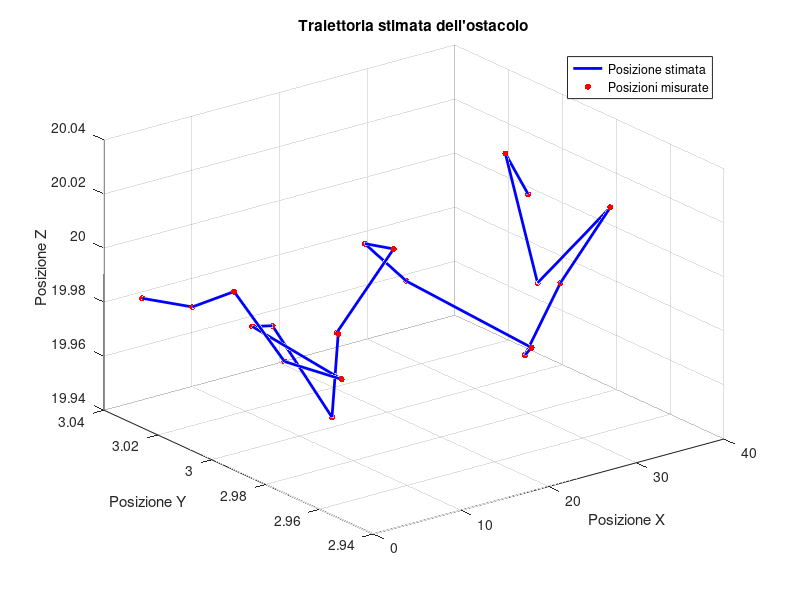
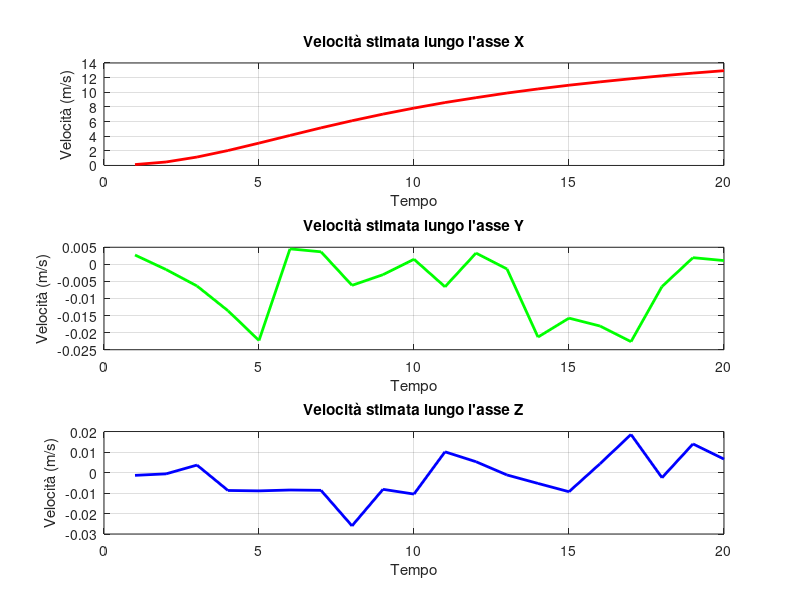

Here is the MATLAB script that generated these plots, in order:
% Parametri
dt = 0.1;  % intervallo di tempo (secondi)
Q = diag([0.1, 0.1, 0.1, 0.01, 0.01, 0.01]);  % covarianza del processo
R = diag([0.5, 0.5, 0.5]);  % covarianza della misura

% Matrice di transizione di stato A
A = [1, 0, 0, dt, 0, 0;
     0, 1, 0, 0, dt, 0;
     0, 0, 1, 0, 0, dt;
     0, 0, 0, 1, 0, 0;
     0, 0, 0, 0, 1, 0;
     0, 0, 0, 0, 0, 1];

% Matrice di osservazione H
H = [1, 0, 0, 0, 0, 0;
     0, 1, 0, 0, 0, 0;
     0, 0, 1, 0, 0, 0];

% Inizializzazione
x = [0; 3; 20; 0; 0; 0];  % stato iniziale (posizione e velocità)
P = eye(6);       % covarianza iniziale

% Simulazione delle misure e stima
num_steps = 20;  % numero di passi temporali
positions = zeros(num_steps, 3);  % matrice per salvare le posizioni stimate
velocities = zeros(num_steps, 3);  % matrice per salvare le velocità stimate

for k = 1:num_steps
    % Predizione
    x_pred = A * x;  % stima predetta dello stato
    P_pred = A * P * A' + Q;  % predizione della covarianza

    % Simulazione della misurazione (posizione con rumore)
    z = [2*k; 3; 20] + randn(3, 1) * 0.05;  % posizione simulata con rumore

    % Correzione
    y = z - H * x_pred;  % innovazione (errore di misura)
    S = H * P_pred * H' + R;  % matrice di innovazione
    K = P_pred * H' / S;  % guadagno di Kalman

    x = x_pred + K * y;  % aggiornamento dello stato
    P = (eye(6) - K * H) * P_pred;  % aggiornamento della covarianza

    % Salvataggio delle posizioni e velocità stimate
    positions(k, :) = x(1:3)';  % salva la posizione stimata (componente 1, 2, 3)
    velocities(k, :) = x(4:6)';  % salva la velocità stimata (componente 4, 5, 6)
end

% Plot della posizione stimata in 3D
figure;
plot3(positions(:, 1), positions(:, 2), positions(:, 3), 'b-', 'LineWidth', 2);
hold on;
scatter3(positions(:, 1), positions(:, 2), positions(:, 3), 20, 'r', 'filled');
xlabel('Posizione X');
ylabel('Posizione Y');
zlabel('Posizione Z');
title('Traiettoria stimata dell''ostacolo');
grid on;
legend('Posizione stimata', 'Posizioni misurate');
hold off;

% Plot della velocità stimata
figure;
subplot(3, 1, 1);
plot(1:num_steps, velocities(:, 1), 'r-', 'LineWidth', 2);
title('Velocità stimata lungo l''asse X');
xlabel('Tempo');
ylabel('Velocità (m/s)');
grid on;

subplot(3, 1, 2);
plot(1:num_steps, velocities(:, 2), 'g-', 'LineWidth', 2);
title('Velocità stimata lungo l''asse Y');
xlabel('Tempo');
ylabel('Velocità (m/s)');
grid on;

subplot(3, 1, 3);
plot(1:num_steps, velocities(:, 3), 'b-', 'LineWidth', 2);
title('Velocità stimata lungo l''asse Z');
xlabel('Tempo');
ylabel('Velocità (m/s)');
grid on;
